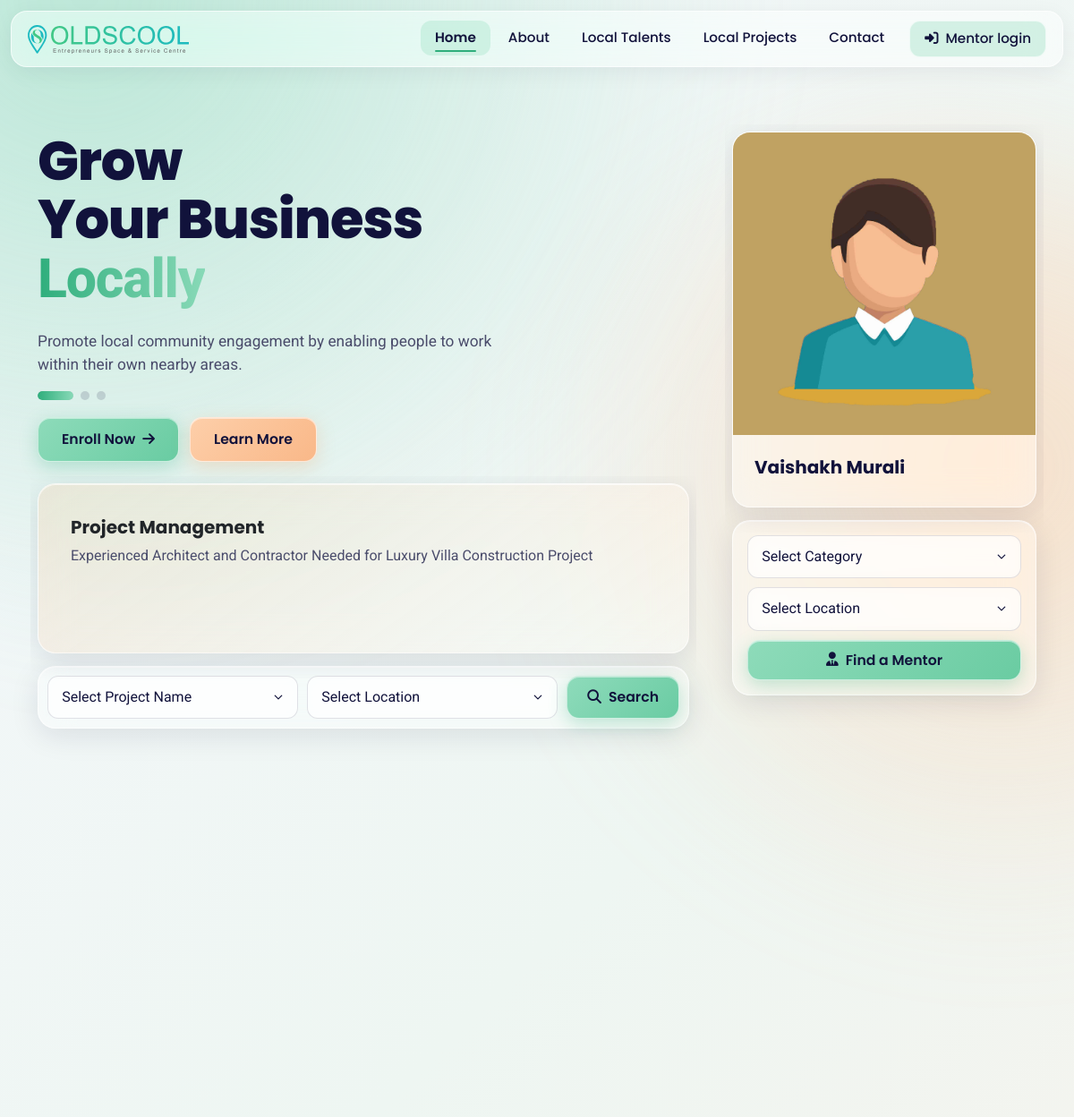
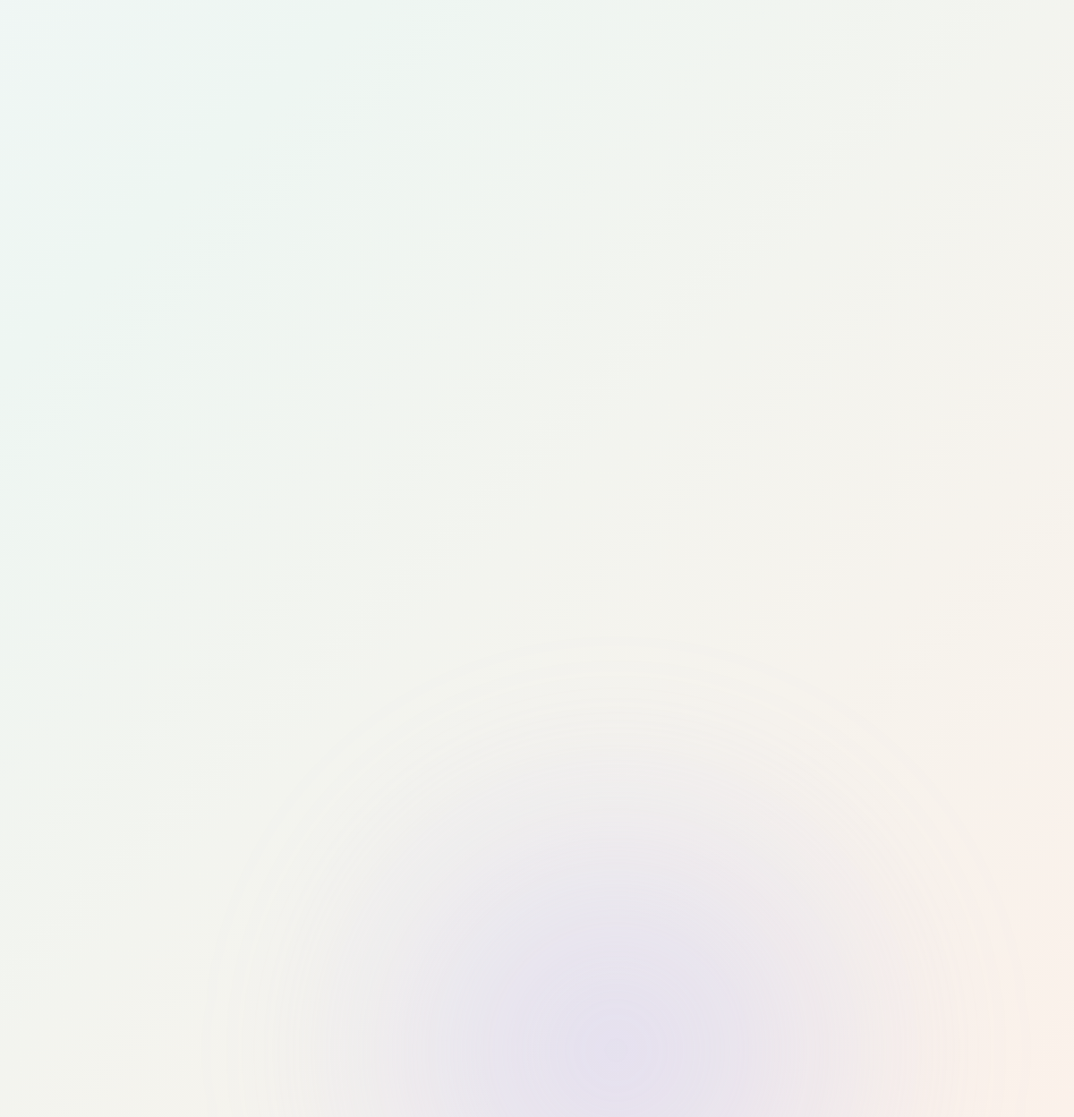
The page / on the database its author committed (2 pictures, top to bottom).
### localproj/models.py (models this page shows, shortened)
class Project (models.Model):
    project_name = models.TextField()
    posted_by = models.ForeignKey(Mentors, on_delete=models.CASCADE, default=36)
    LOCALITY_CHOICES = (
        ('Thiruvananthapuram','Thiruvananthapuram'),
        ('Kollam', 'Kollam'),
        ('Alappuzha', 'Alappuzha'),
        ('Pathanamthitta', 'Pathanamthitta'),
        ('Kottayam', 'Kottayam'),
        ('Idukki', 'Idukki'),
        ('Ernakulam', 'Ernakulam'),
        ('Thrissur', 'Thrissur'),
        ('Palakkad', 'Palakkad'),
        ('Malappuram', 'Malappuram'),
        ('Kozhikode', 'Kozhikode'),
        ('Wayanad', 'Wayanad'),
        ('Kannur', 'Kannur'),
        ('Kasaragod', 'Kasaragod'),
    )
    location = models.CharField(max_length = 20, choices = LOCALITY_CHOICES, null= False, blank = False)
    image = models.ImageField(
        upload_to='uploads/',
        null=True,
        blank=True,
        validators=[
            FileExtensionValidator(allowed_extensions=['jpg', 'jpeg'], message='Only JPEG/JPG files are allowed.'),
            validate_image_size,
        ]
    )
    start_date = models.DateField(null=True, blank=True)
    end_date = models.DateField(null=True, blank=True)
    description = models.TextField(null=True, blank=True)
    status = models.BooleanField(default=False)
    budget = models.CharField(max_length=60, blank=True, help_text='e.g. "₹15,000" or "₹500/hour"')
    skills = models.ManyToManyField(Specialization, blank=True, related_name='projects')
    STAGE_OPEN, STAGE_IN_PROGRESS, STAGE_CLOSED = 'open', 'in_progress', 'closed'
    STAGE_CHOICES = ((STAGE_OPEN, 'Open for proposals'), (STAGE_IN_PROGRESS, 'In progress'), (STAGE_CLOSED, 'Closed'))
    stage = models.CharField(max_length=12, choices=STAGE_CHOICES, default=STAGE_OPEN)

### mentor/models.py (models this page shows, shortened)
class Mentors(models.Model):
    name = models.CharField(max_length=40)
    contact = models.CharField(max_length=15, default = "")
    email = models.EmailField(max_length=100, default = None, null=True)
    qualification = models. CharField(max_length = 200, null= True)
    pub_date = models.DateTimeField("date published", default=timezone.now)
    categories = models.ManyToManyField(Category, related_name='mentors')
    specializations = models.ManyToManyField(Specialization, related_name='mentors', blank=True)
    date_of_birth = models.DateField("date of birth")
    experience = models.IntegerField("Years of Experience")
    WEEKDAY_CHOICES = (
        ('monday', 'Monday'),
        ('tuesday', 'Tuesday'),
        ('wednesday', 'Wednesday'),
        ('thursday', 'Thursday'),
        ('friday', 'Friday'),
        ('saturday', 'Saturday'),
        ('sunday', 'Sunday'),
    )
    start_weekday = models.CharField(max_length=10, choices=WEEKDAY_CHOICES, null=True, blank=True)
    end_weekday = models.CharField(max_length=10, choices=WEEKDAY_CHOICES, null=True, blank=True)
    time_from = models.TimeField("From", default='00:00')
    time_to = models.TimeField("To", default='00:00')
    image = models.ImageField(
        upload_to='uploads/',
        null=False,
        blank=False,
        default='uploads/01_2.jpg',
        validators=[
            FileExtensionValidator(allowed_extensions=['jpg', 'jpeg'], message='Only JPEG/JPG files are allowed.'),
            validate_image_size,
        ]
    )
    instagram = models.URLField(blank = True, null = True)
    linkedin = models.URLField(blank = True, null = True)
    Facebook = models.URLField(blank = True, null = True)
    LOCALITY_CHOICES = (
        ('thiruvananthapuram','Thiruvananthapuram'),
        ('kollam', 'Kollam'),
        ('alappuzha', 'Alappuzha'),
        ('pathanamthitta', 'Pathanamthitta'),
        ('kottayam', 'Kottayam'),
        ('idukki', 'Idukki'),
        ('ernakulam', 'Ernakulam'),
        ('thrissur', 'Thrissur'),
        ('palakkad', 'Palakkad'),
        ('malappuram', 'Malappuram'),
        ('kozhikode', 'Kozhikode'),
        ('wayanad', 'Wayanad'),
        ('kannur', 'Kannur'),
        ('kasaragod', 'Kasaragod'),
    )
    locality = models.CharField(max_length = 20, choices = LOCALITY_CHOICES, null= False, blank = False)
    about = models.TextField(max_length = 500, null = True)
    status = models.BooleanField(default = False)
    premium = models.BooleanField(default=False)
    headline = models.CharField(max_length=120, blank=True, help_text='e.g. "Brand designer · 8 years"')
    languages = models.CharField(max_length=100, blank=True, default='Malayalam, English')
    SESSION_LENGTH_CHOICES = ((15, '15 minutes'), (30, '30 minutes'), (45, '45 minutes'), (60, '1 hour'))
    session_minutes = models.PositiveSmallIntegerField(choices=SESSION_LENGTH_CHOICES, default=30)
    price_per_session = models.PositiveIntegerField(
        null=True, blank=True, help_text='In rupees, paid directly to the mentor. Leave empty if free.'
    )
    free_intro = models.BooleanField(default=True, help_text='Offers a free first call')
    verified = models.BooleanField(default=False)
    slug = models.SlugField(max_length=60, unique=True, blank=True)

### home/views.py (the view)
# urls.py: path('', HomeView.as_view(), name = 'home'),
class HomeView(View):
    template_name = 'home.html'
    def get(self, request, *args, **kwargs):
        mentors = (
            Mentors.objects.filter(status=True)
            .order_by('-premium', '-pub_date')
            .only('id', 'name', 'image')
            .prefetch_related(
                Prefetch('specializations', queryset=Specialization.objects.select_related('category'))
            )[:HOME_CAROUSEL_SIZE]
        )
        projects = (
            Project.objects.filter(status=True)
            .order_by('-id')
            .only('id', 'project_name', 'description')[:HOME_CAROUSEL_SIZE]
        )
        categories = Category.objects.order_by('name')
        locality_choices_proj = [(choice[0].capitalize(), choice[1]) for choice in Project.LOCALITY_CHOICES]
        locality_choices_mentor = [(choice[0].lower(), choice[1]) for choice in Project.LOCALITY_CHOICES]
        project_names = (
            Project.objects.filter(status=True)
            .order_by('project_name')
            .values_list('project_name', flat=True)
            .distinct()
        )
        context = {
            'mentors': mentors,
            'projects': projects,
            'categories': categories,
            'locality_choices_proj': locality_choices_proj,
            'locality_choices_mentor': locality_choices_mentor,
            'project_names': project_names,
        }
        return render(request, self.template_name, context)

### connect/auth.py (called while the page is built)
def current_mentor(request):
    if not hasattr(request, '_current_mentor'):
        mentor_id = request.session.get(SESSION_KEY)
        request._current_mentor = (
            Mentors.objects.filter(pk=mentor_id, status=True).first() if mentor_id else None
        )
    return request._current_mentor

### connect/context_processors.py (called while the page is built)
def mentor(request):
    return {'current_mentor': current_mentor(request)}

### mentor/models.py (called while the page is built)
    def __str__(self):
        return f"{self.category.name} - {self.specialist}"

### home/templates/home.html (shortened to what this page needs)
{% extends 'base.html' %} {% load static %}
{% block navigation %} {% include 'nav.html' %} {% endblock %}
{% block homebanner %}
<div class="container hero mt-4">
  <div class="row g-4 g-lg-5 align-items-start">
    <div class="col-lg-8">
      <div class="hero-slider" id="heroSlider" data-interval="4500" aria-roledescription="carousel" aria-label="Highlights">
        <div class="headline-rotator">
          <h1 class="primary-h1 visible">
            Grow <br />
            Your Business <br /><span class="green-text">Locally</span>
          </h1>
        </div>
        <div class="subline-rotator" aria-live="polite">
          <p class="primary-p visible">
            Promote local community engagement by enabling people to work
            within their own nearby areas.
          </p>
        </div>
        <div class="hero-dots">
          <button type="button" class="active" aria-label="Show slide 1" aria-current="true"></button>
          <button type="button" aria-label="Show slide 2"></button>
          <button type="button" aria-label="Show slide 3"></button>
        </div>
      </div>
      <div class="hero-actions">
        <a href="{% url 'home:enroll' %}" class="green-btn">Enroll Now <i class="fa-solid fa-arrow-right"></i></a>
        <a href="{% url 'home:tearms_and_conditions' %}" class="orange-btn">Learn More</a>
      </div>
      <div class="mt-4">
        <div
          id="projectCarousel"
          class="carousel slide carousel-fade"
          data-bs-ride="carousel"
          data-bs-interval="5000"
        >
          <div class="carousel-inner">
            {% for project in projects %}
                <div class="carousel-item {% if forloop.first %}active{% endif %}">
                  <div class="card project">
                    <h5>{{ project.project_name }}</h5>
                    <p>{{ project.description|default:'No description available.'|truncatewords:40 }}</p>
                  </div>
                </div>
            {% endfor %}
          </div>
        </div>
      </div>
      <form method="get" action="{% url 'localproj:all_projects' %}" class="search-bar glass">
          <select name="project_name" aria-label="Project name">
            <option value="">Select Project Name</option>
          </select>
          <select name="location" aria-label="Project location">
            <option value="">Select Location</option>
          </select>
          <button type="submit" class="btn btn-primary"><i class="fa-solid fa-magnifying-glass"></i> Search</button>
        </form>
    </div>
    <div class="col-lg-4 col-md-8 mx-auto">
      <div
        id="cardCarousel"
        class="carousel slide carousel-fade"
        data-bs-ride="carousel"
        data-bs-interval="5000"
      >
        <div class="carousel-inner">
          {% for mentor in mentors %}
          <div class="carousel-item {% if forloop.first %}active{% endif %}">
            <div class="card mentor-card">
              {% if mentor.image %}
              <div class="overflow-hidden">
                <img
                  src="{{ mentor.image.url }}"
                  class="card-img-top mentor-img"
                  alt="{{ mentor.name }}"
                />
              </div>
              {% endif %}
              <div class="card-body">
                <h5 class="card-title h5">{{ mentor.name }}</h5>
              </div>
            </div>
          </div>
          {% endfor %}
        </div>
      </div>
      <form
        method="get"
        action="{% url 'mentor:all_mentor' %}"
        class="d-flex flex-column w-100 get-form glass p-3"
      >
        <select name="category" id="categorySelect" aria-label="Mentor category">
          <option value="">Select Category</option>
        </select>
        <select name="location" id="locationSelect" aria-label="Mentor location">
          <option value="">Select Location</option>
        </select>
        <button type="submit" class="btn btn-success"><i class="fa-solid fa-user-tie"></i> Find a Mentor</button>
      </form>
    </div>
  </div>
</div>
{% endblock %}
{% block sectiononehome %}
<section class="container mt-5 pt-lg-4">
  <div class="row g-4">
    <div class="col-md-6">
    </div>
    <div class="col-md-6">
    </div>
  </div>
</section>
{% endblock %} {% block sectiontwohome %}
<section class="container mt-5 pt-lg-4">
  <div class="row g-4">
    <div class="col-sm-6 col-lg-3">
    </div>
    <div class="col-sm-6 col-lg-3">
    </div>
    <div class="col-sm-6 col-lg-3">
    </div>
    <div class="col-sm-6 col-lg-3">
    </div>
  </div>
</section>
{% endblock %} {% block sectionthreehome %}
<section class="container mt-5 pt-lg-4">
</section>
{% endblock %}

### rows shown on the page
Project: project_name "Project Management", description "Experienced Architect and Contractor Needed for Luxury Villa Construction Project"
Mentors: image (picture), name "Vaishakh Murali"
